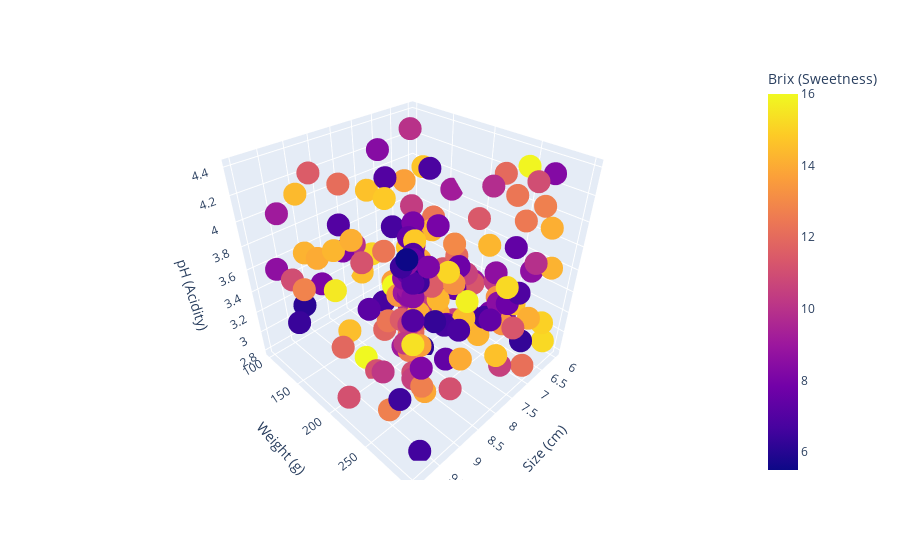

The code cell stored with this chart in its notebook:
### Markdown cell above
Observado os dados e suas características, decidimos escolher os atributos *Size*, *Weight* (Tamanho e peso, respectivamente) e *pH* para medir o target *Sweetness* (doçura da laranja), pois eram os dados que atendiam ao critério de serem numéricos.

A seguir, podemos plotar um gráfico pra ter uma noção de como os dados se distribuem de acordo com nossos atributos.

### Code cell
fig = px.scatter_3d(df, x="Size (cm)", y="Weight (g)", z="pH (Acidity)", color="Brix (Sweetness)")
fig.show()

### Figure 1 — Plotly figure (JSON) as saved in the notebook; plotly's stock layout.template omitted (floating-point values rounded to 4 significant figures; data arrays with more than 128 entries replaced by an {"elided": "..."} marker saying what was removed)
{"data": [{"hovertemplate": "Size (cm)=%{x}<br>Weight (g)=%{y}<br>pH (Acidity)=%{z}<br>Brix (Sweetness)=%{marker.color}<extra></extra>", "legendgroup": "", "marker": {"color": {"elided": "241 float values"}, "coloraxis": "coloraxis", "symbol": "circle"}, "mode": "markers", "name": "", "scene": "scene", "showlegend": false, "type": "scatter3d", "x": {"elided": "241 float values"}, "y": {"elided": "241 int values"}, "z": {"elided": "241 float values"}}], "layout": {"coloraxis": {"colorbar": {"title": {"text": "Brix (Sweetness)"}}, "colorscale": [[0, "#0d0887"], [0.1111, "#46039f"], [0.2222, "#7201a8"], [0.3333, "#9c179e"], [0.4444, "#bd3786"], [0.5556, "#d8576b"], [0.6667, "#ed7953"], [0.7778, "#fb9f3a"], [0.8889, "#fdca26"], [1, "#f0f921"]]}, "legend": {"tracegroupgap": 0}, "margin": {"t": 60}, "scene": {"domain": {"x": [0, 1], "y": [0, 1]}, "xaxis": {"title": {"text": "Size (cm)"}}, "yaxis": {"title": {"text": "Weight (g)"}}, "zaxis": {"title": {"text": "pH (Acidity)"}}}}}
